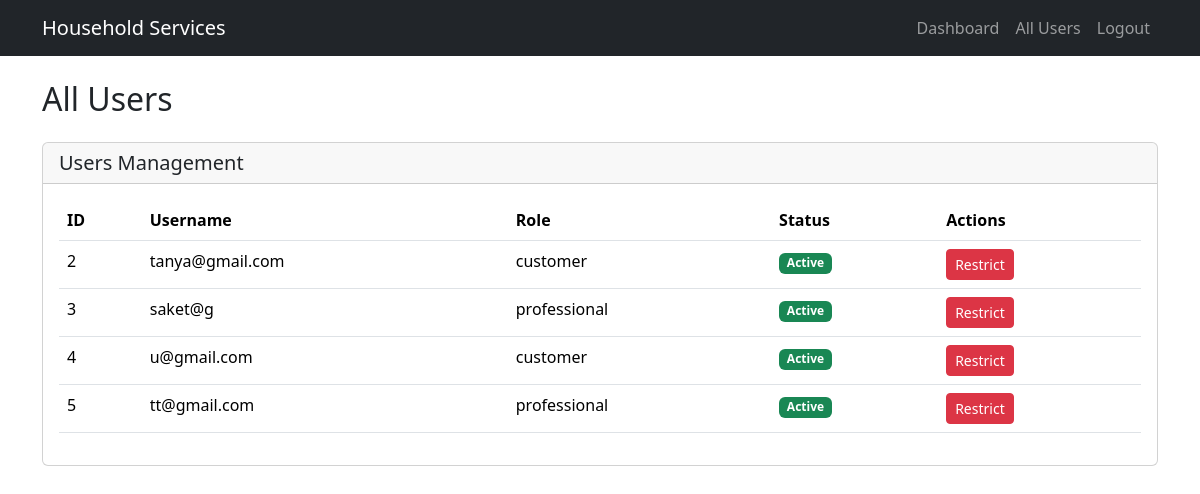
/all_users (signed in), run on an earlier commit of the app's database.
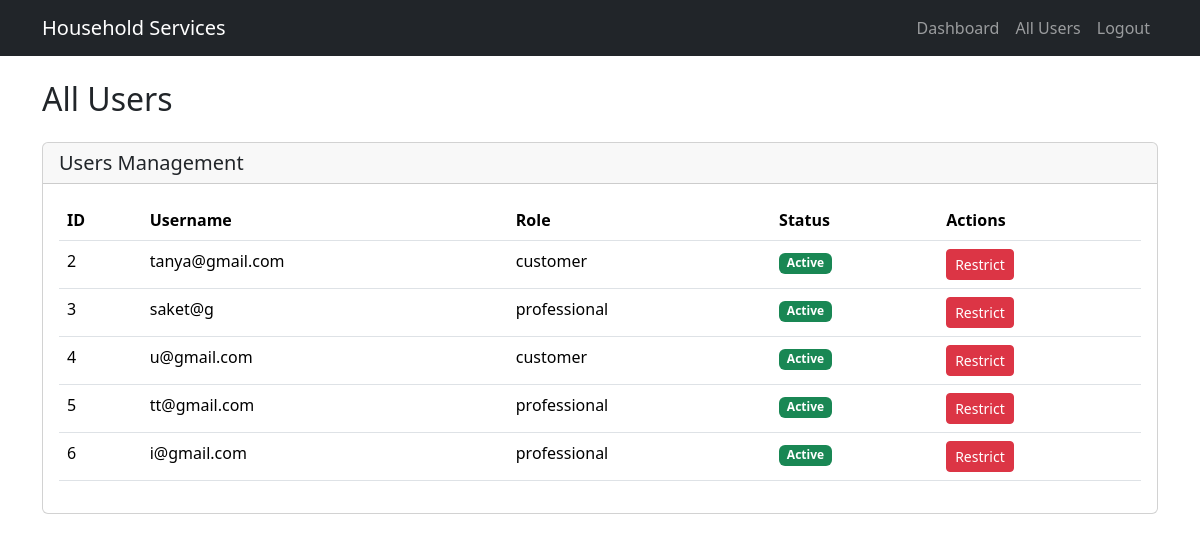
And on a later commit of the database.
### models.py (models this page shows)
class User(db.Model):
    id = db.Column(db.Integer, primary_key=True)
    username = db.Column(db.String(80), nullable=False, unique=True)
    password = db.Column(db.String(120), nullable=False)
    role = db.Column(db.String(20), nullable=False)  # admin, customer, professional
    is_active = db.Column(db.Boolean, default=True)  # True means user is active, False means restricted

### app.py (the view)
@app.route("/all_users")
def all_users():
    if "user_id" not in session or session["role"] != "admin":
        flash("Unauthorized access.", "danger")
        return redirect(url_for("login"))
    users = User.query.filter(User.role != 'admin').all()
    return render_template("all_users.html", users=users)

### templates/all_users.html
{% extends "base.html" %}
{% block content %}
<div class="container mt-4">
    <h2 class="mb-4">All Users</h2>
    <div class="row mb-4">
        <div class="col-12">
            <div class="card">
                <div class="card-header">
                    <h5 class="card-title mb-0">Users Management</h5>
                </div>
                <div class="card-body">
                    <div class="table-responsive">
                        <table class="table table-hover">
                            <thead>
                                <tr>
                                    <th>ID</th>
                                    <th>Username</th>
                                    <th>Role</th>
                                    <th>Status</th>
                                    <th>Actions</th>
                                </tr>
                            </thead>
                            <tbody>
                                {% for user in users %}
                                <tr>
                                    <td>{{ user.id }}</td>
                                    <td>{{ user.username }}</td>
                                    <td>{{ user.role }}</td>
                                    <td>
                                        {% if user.is_active %}
                                        <span class="badge bg-success">Active</span>
                                        {% else %}
                                        <span class="badge bg-danger">Restricted</span>
                                        {% endif %}
                                    </td>
                                    <td>
                                        {% if session['user_id'] != user.id %}
                                            {% if user.is_active %}
                                            <form action="{{ url_for('restrict_user_route', user_id=user.id) }}" method="post" style="display:inline;">
                                                <button type="submit" class="btn btn-danger btn-sm">Restrict</button>
                                            </form>
                                            {% else %}
                                            <form action="{{ url_for('unrestrict_user_route', user_id=user.id) }}" method="post" style="display:inline;">
                                                <button type="submit" class="btn btn-success btn-sm">Unrestrict</button>
                                            </form>
                                            {% endif %}
                                        {% else %}
                                            <span class="text-muted">No Actions Available</span>
                                        {% endif %}
                                    </td>
                                </tr>
                                {% endfor %}
                            </tbody>
                        </table>
                    </div>
                </div>
            </div>
        </div>
    </div>
</div>
{% endblock %}

What changed in the data, as far as the page shows it:
added User: id "6", username "i@gmail.com", role "professional", is_active "Active"
